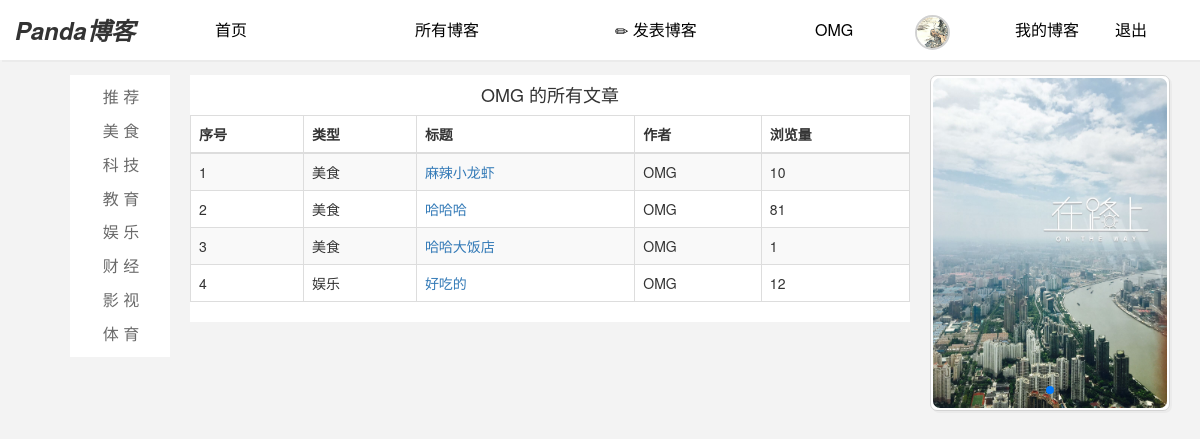
The page /user/blob?user_id=7 (signed in) on the database its author committed.
### mainapp/models.py (models this page shows)
class User(models.Model):
    name = models.CharField(max_length=50,unique=True,verbose_name='用户名')
    passwd = models.CharField(max_length=200,verbose_name='密码')
    phone = models.CharField(max_length=12,verbose_name='电话')
    image = models.ImageField(max_length=200,upload_to='user/images',verbose_name='用户头像')
    class Meta:
        verbose_name = '用户信息'
        verbose_name_plural = verbose_name

class Blob(models.Model):
    blob_type = (
        (0, '美食'),
        (1, '科技'),
        (2, '教育'),
        (3, '娱乐'),
        (4, '财经'),
        (5, '影视'),
        (6, '体育'),
    )
    title = models.CharField(max_length=50,verbose_name='标题')
    btype = models.IntegerField(choices=blob_type,verbose_name='类型')
    summary = models.TextField(default='',verbose_name='概要')
    user = models.ForeignKey(User,on_delete=models.SET_NULL,null=True)  #所属用户
    content = HTMLField(default='',verbose_name='文章内容')
    cnt = models.IntegerField(default=0,verbose_name='点击量')
    publish_time = models.DateTimeField(auto_now=True,verbose_name='发布时间')
    @property
    def type_name(self):
        return self.blob_type[self.btype][1]

### mainapp/views.py (the view, shortened to what this page needs)
# urls.py: url(r'blob',BlobView.as_view(),name='blob'),
class BlobView(View):
    def get(self,request):
        uname = request.session.get('uname')
        user = User.objects.filter(name=uname).first()
        if request.GET.get('a') == '1':  #我的文章
            return render(request,'blob_list.html',{
                'blobs':user.blob_set.all(),
                'user':user,
                'bianji':1
            })
        elif request.GET.get('id'):
            return render(request,'blob_edit.html',{
                'blob':Blob.objects.filter(id=request.GET.get('id')).first()
            })
        elif request.GET.get('user_id'):
            return render(request,'blob_list.html',{
                'blobs':User.objects.get(id=request.GET.get('user_id')).blob_set.all(),
                'user':user,
                'zuozhe': 2
            })
        else:
            return render(request,'blob_list.html',{
                'blobs':Blob.objects.all(),
                'user':user
            })

### templates/blob_list.html (shortened to what this page needs)
{% extends 'home.html' %}
{% block content %}
{% if bianji == 1 %}
    <h4 align="center">我的博客</h4>
{% elif zuozhe == 2 %}
    <h4 align="center">{{ user.name }} 的所有文章</h4>
{% else %}
    <h4 align="center">所有博客</h4>
{% endif %}
<table class="table table-hover table-bordered table-striped">
<thead>
<th>序号</th>
<th>类型</th>
<th>标题</th>
{% if not bianji %}
<th>作者</th>
{% endif %}
<th>浏览量</th>
</thead>
<tbody>
{% for blob in blobs %}
<tr>
<td>{{ forloop.counter }}</td>
<td>{{ blob.type_name }}</td>
<td><a href="/user/show/{{ blob.id }}">{{ blob.title }}</a></td>
{% if not bianji %}
<td>{{ blob.user.name }}</td>
{% endif %}
<td>{{ blob.cnt }}</td>
</tr>
    {% empty %}
    <tr>
    <td colspan="5" align="center">暂无博客</td>
    </tr>
{% endfor %}
</tbody>
</table>
{% endblock %}
{% block right %}
<section class="swiper-container" id="topSwiper">
    <div class="swiper-wrapper">
            <div class="swiper-slide swiperImg">
                <img src="/static/images/bb.jpg" width="100%" height="330">
            </div>
    </div>
    <div class="swiper-pagination"></div>
</section>
{% endblock %}

### templates/home.html (shortened to what this page needs)
<!DOCTYPE html>
<html lang="en">
<head>
    <link rel="stylesheet" href="/static/css/bootstrap.css">
    <link rel="stylesheet" href="/static/css/bootstrap.min.css">
    <link rel="stylesheet" href="/static/css/swiper.min.css">
</head>
<body style="background-color:rgba(209,209,209,0.24);">
<div id="title">
<div id="row" class="row" style="line-height: 30px;height: 30px">
    {% block header %}
        <div class="col-md-2">
        <strong style="font-size: 24px"><em>Panda博客</em></strong>
        </div>
        <div class="col-md-2">
        <a href="/user">首页</a>
        </div>
        <div class="col-md-2"><a href="/user/blob">所有博客</a></div>
        <div class="col-md-2">
            <a href="/user/addblob"><span class="glyphicon glyphicon-pencil"></span>&nbsp;发表博客</a>
        </div>
        {% if user.name %}
            <div class="col-md-1">
                <a style="text-decoration: none" id="username">{{ user.name }}</a></div>
            <div class="col-md-1" style="padding-top:-5px;margin: 0">
                <img id="userphoto" src="/static/head/{{ user.image }}" class="headphoto">
            </div>
            <div class="col-md-1">
                <a href="/user/blob?a=1">我的博客</a>
            </div>
            <div class="col-md-1">
                <a href="/user/logout">退出</a>
            </div>
        {% else %}
            <div class="col-md-2"><a href="/user/login">登录</a></div>
            <div class="col-md-2">
                <a href="/user/regist">注册</a>
            </div>
        {% endif %}
    {% endblock %}
</div>
</div>
<div id="body">
    <div id="menu">
        {% block menu %}
            <div id="mm">
            <div class="col-md-2" style="margin-top: 5px">
                <a>推 荐</a>
            </div>
            <div class="col-md-2">
                <a>美 食</a>
            </div>
            <div class="col-md-2">
                <a>科 技</a>
            </div>
            <div class="col-md-2">
                <a>教 育</a>
            </div>
            <div class="col-md-2">
                <a>娱 乐</a>
            </div>
            <div class="col-md-2">
                <a>财 经</a>
            </div>
            <div class="col-md-2">
                <a>影 视</a>
            </div>
            <div class="col-md-2" style="margin-bottom: 5px">
                <a>体 育</a>
            </div>
            </div>
        {% endblock %}
    </div>
    <div id="content">
        {% block content %}{% endblock %}
    </div>
    <div id="right">
        {% block right %}{% endblock %}
    </div>
</div>
</body>
</html>

### templates/blob_list.html (style rules this page uses)
.swiperImg > img { border-radius: 7px; }

### rows shown on the page
User: name "OMG", image (picture)
Blob: type_name "美食", title "麻辣小龙虾", user.name "OMG", cnt "10"
Blob: type_name "美食", title "哈哈哈", user.name "OMG", cnt "81"
Blob: type_name "美食", title "哈哈大饭店", user.name "OMG", cnt "1"
Blob: type_name "娱乐", title "好吃的", user.name "OMG", cnt "12"
